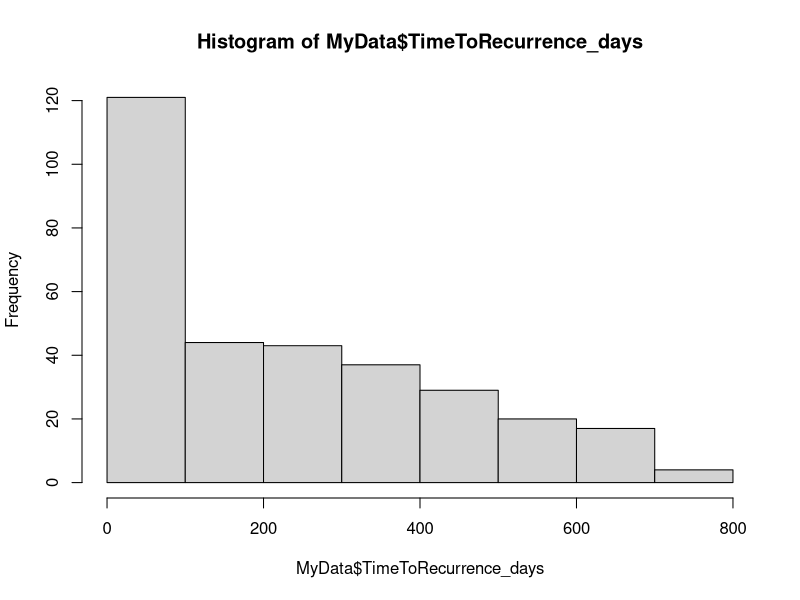
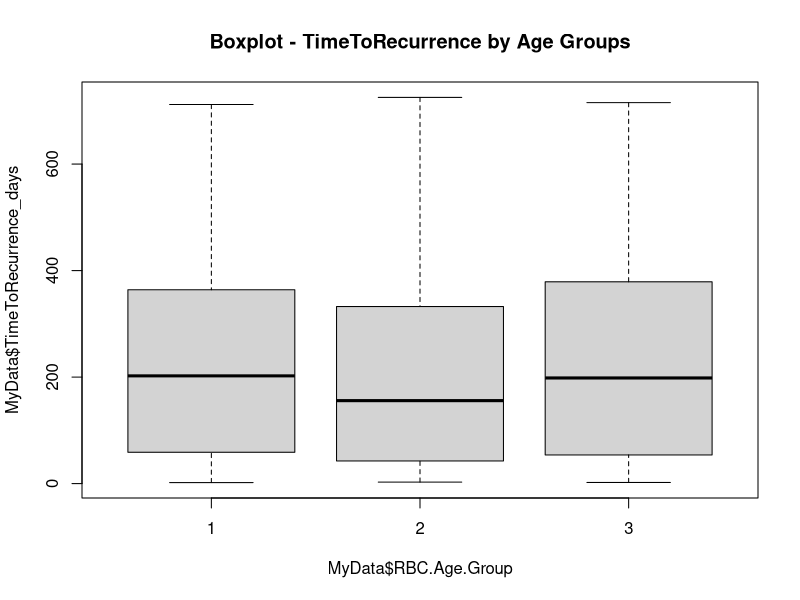
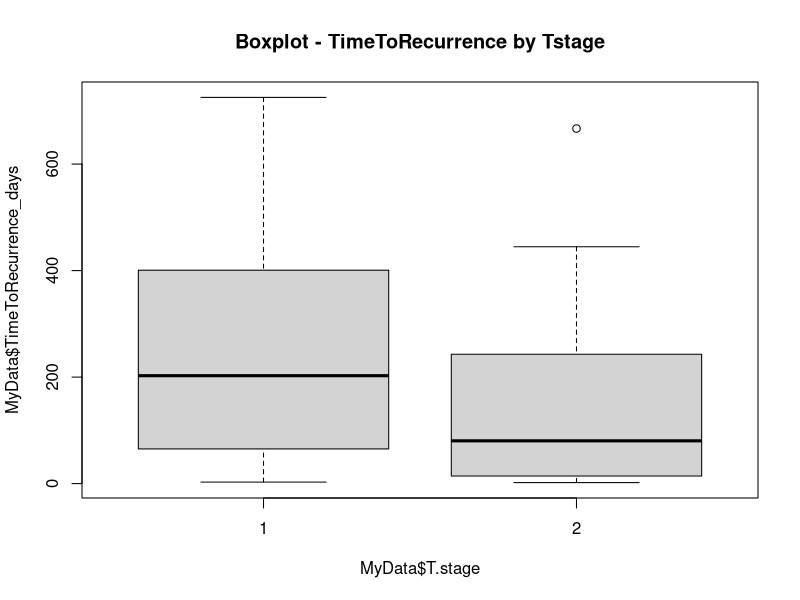
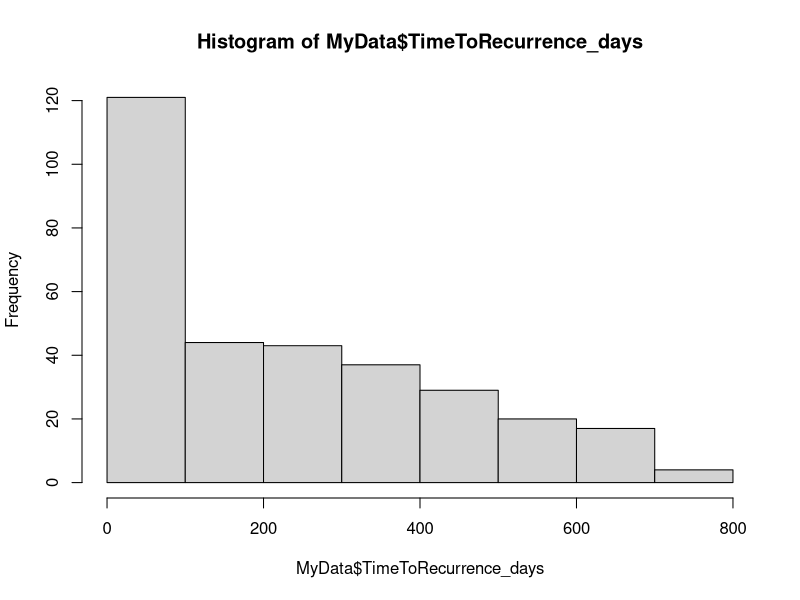
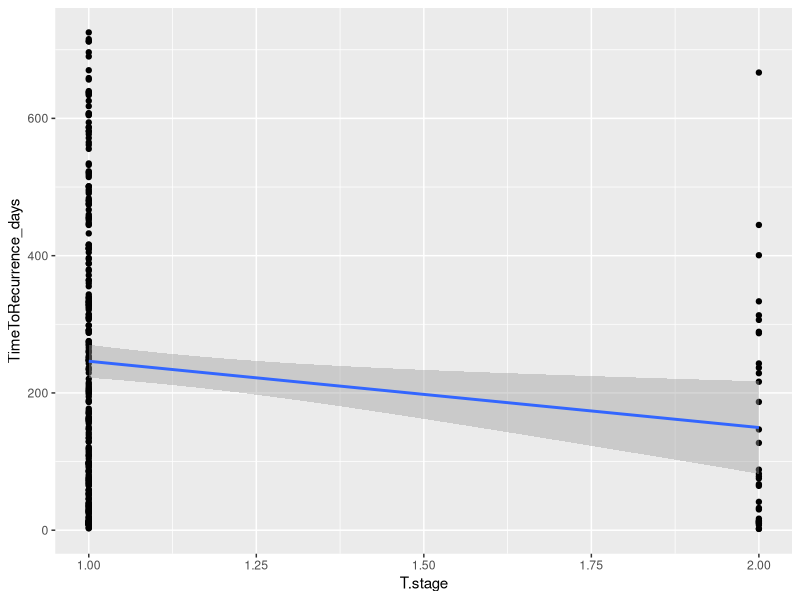

The R script that drew these images, in order: (Note: this script raises an error after producing the figures.)
#----GROUP 3-------------------------####
# Date:  2024-09-12       
# Author:  The members of GROUP 3: Siren Hovland, Hildegunn Frønningen, Marianne Hannisdal      
# Filename: analyzing_the_data.R    
# Description: Analyzing the data
#               
#               
# Project: Exam
#-------------------------------------------###




# Analyzing the data ----

# Importing data and libraries----
# Importing relevant packages
library(tidyverse)
library(here)
library(readxl)

# Reading the file
MyData <- read_delim(here("DATA","tidy_adjust_exam_dataset.txt"))


## Was the time to recurrence different for various `RBC.Age.Group` levels?----

### Calculating max and min values for TimeToRecurrence_days by RBC.Age.Group 
MyData %>%
  select(RBC.Age.Group, TimeToRecurrence_days) %>%
  mutate(TimeToRecurrence_days = as.numeric(TimeToRecurrence_days)) %>%
  group_by(RBC.Age.Group) %>% 
  summarise(min(TimeToRecurrence_days, na.rm = T), max(TimeToRecurrence_days, na.rm = T))


### Calculating the mean value for TimeToRecurrence_days by RBC.Age.Group 
MyData %>% 
  group_by(RBC.Age.Group) %>% 
  summarise(mean(TimeToRecurrence_days, na.rm = T))


### Normal distribution or not by using histogram?

hist(MyData$TimeToRecurrence_days)
dev.copy(png,filename="RESULTS/histogram.png"); #Saving the displayed plot
dev.off ();

### The TimeToRecurrence is not normally distributed so T test is not relevant. 

### Drawing a boxplot 

boxplot((MyData$TimeToRecurrence_days ~ MyData$RBC.Age.Group), na.rm = T, main="Boxplot - TimeToRecurrence by Age Groups")
dev.copy(png, filename = "RESULTS/Boxplot_TimeToRecurrence_by_RBC_Age_group.png")
# Saving the displayed plot
dev.off()

### Anova. Might work even if the data are not normally distributed 

ANOVAresult <-
  MyData %>% 
  mutate(TimeToRecurrence_days = log(TimeToRecurrence_days)) %>%
  aov(TimeToRecurrence_days~RBC.Age.Group, data = .)

ANOVAresult %>%
  summary()

### The P-value (Pr(>F))= 0.755. Not a statistically significant difference but a numeric difference. 

### Kruskal-Wallis Test 

kruskal.test(TimeToRecurrence_days~RBC.Age.Group, data = MyData)
# a P-value og 0,592 is not significant.
# there is a numerical value that is not statistically significant. 


## - Was the time to recurrence different for various `T.Stage` levels? ----


TimeToRec_strat_by_Tstage <- MyData %>% 
  group_by(T.stage) %>% 
  summarise(
    max_TimeToRec = max(TimeToRecurrence_days, na.rm = T),
    min_TimeToRec = min(TimeToRecurrence_days, na.rm = T),
    mean_TimeToRec = mean(TimeToRecurrence_days, na.rm = T),
    std_dev_TimeToRec = sd(TimeToRecurrence_days, na.rm = T)
  )

TimeToRec_strat_by_Tstage

# The mean time to recurrence was clealy different between the two T-stage groups.
# For patients with T-stage 1 the mean time to recurrence was 246 (Std.dev 204) days. 
# For patients with T-Stage 2 the mean time to recurrence was only 150 (std.dev 159) days.  
# The differende can altso be wiaualised by a boxplot 
boxplot((MyData$TimeToRecurrence_days ~ MyData$T.stage), na.rm = T, main="Boxplot - TimeToRecurrence by Tstage")

dev.copy(png, filename = "RESULTS/Boxplot_TimeToRecurrence_by_Tstage.png")
# Saving the displayed plot
dev.off()


# histogram only shows that the time to recurrence is not normally distributed, 
# it does not tell if the two different groups are normally distibuted. 
hist(MyData$TimeToRecurrence_days) 

# using the Kruskal-Wallis Test 
kruskal.test(TimeToRecurrence_days~T.stage, data = MyData)
# a P-value of 0,0048 is clearly statistically significant. 

# -Only for persons with `T.Stage == 1`

TimeToRec_strat_by_Tstage_1 <- MyData %>% 
  filter(T.stage == 1) %>%
  group_by(T.stage) %>% 
  summarise(
    max_TimeToRec = max(TimeToRecurrence_days, na.rm = T),
    min_TimeToRec = min(TimeToRecurrence_days, na.rm = T),
    mean_TimeToRec = mean(TimeToRecurrence_days, na.rm = T),
    std_dev_TimeToRec = sd(TimeToRecurrence_days, na.rm = T)
  )

# TimeToRec_strat_by_Tstage_1


#- Only for persons with `Median.RBC.Age == 25`

TimeToRec_strat_by_Median.RBC.Age <- MyData %>% 
  filter(Median.RBC.Age == 25) %>%
  group_by(T.stage) %>% 
  summarise(
    max_TimeToRec = max(TimeToRecurrence_days, na.rm = T),
    min_TimeToRec = min(TimeToRecurrence_days, na.rm = T),
    mean_TimeToRec = mean(TimeToRecurrence_days, na.rm = T),
    std_dev_TimeToRec = sd(TimeToRecurrence_days, na.rm = T)
  )

TimeToRec_strat_by_Median.RBC.Age


#- Only for persons with `TimeToReccurence` later than 4 weeks

TimeToRec_strat_by_later_than_4_Weeks <- MyData %>% 
  filter(TimeToRecurrence_days >= 28) %>%
  group_by(T.stage) %>% 
  summarise(
    max_TimeToRec = max(TimeToRecurrence_days, na.rm = T),
    min_TimeToRec = min(TimeToRecurrence_days, na.rm = T),
    mean_TimeToRec = mean(TimeToRecurrence_days, na.rm = T),
    std_dev_TimeToRec = sd(TimeToRecurrence_days, na.rm = T)
  )

TimeToRec_strat_by_later_than_4_Weeks

#- Only for persons recruited in `Hosp1` and `Tvol == 2`

TimeToRec_for_Hosp1_Tvol_2  <- MyData %>% 
  filter(Hospital == "Hosp1") %>%
  group_by(T.stage) %>% 
  summarise(
    max_TimeToRec = max(TimeToRecurrence_days, na.rm = T),
    min_TimeToRec = min(TimeToRecurrence_days, na.rm = T),
    mean_TimeToRec = mean(TimeToRecurrence_days, na.rm = T),
    std_dev_TimeToRec = sd(TimeToRecurrence_days, na.rm = T)
  )
TimeToRec_for_Hosp1_Tvol_2


# Illustarted by ggplots

MyData %>% 
  ggplot(aes(x = T.stage, y = TimeToRecurrence_days)) +
  geom_point() + 
  geom_smooth(method = "lm")  

# Calculate correlation and handle NA values by excluding them
correlation <- cor(MyData$TimeToRecurrence_days, MyData$T.stage, use = "complete.obs")
print(correlation) # Calculated value -0.1517019. 

#Time to recurrence is 15 % longer in those with T stage 1 than T stage 2.  


## - Did having `AdjRadTherapy` affected time to recurrence? ----

# Exploring: See unique values in the AdjRadTherapy column
unique_values <- unique(MyData$AdjRadTherapy)
print(unique_values) # only 0 and 1

# Count the frequency of each value in the AdjRadTherapy column
frequency_table <- table(MyData$AdjRadTherapy)
print(frequency_table) # AdjRadTherapy==1 only occured once, rest was 0

# Calculate mean time to recurrence for both groups
mean_time_to_recurrence <- MyData %>%
  group_by(AdjRadTherapy) %>%
  summarise(
    MeanTimeToRecurrence = mean(TimeToRecurrence_days, na.rm = TRUE),
    .groups = 'drop'
  )

# Print the results
print(mean_time_to_recurrence)

# Subset data for t-test
time_recurrence_0 <- MyData %>%
  filter(AdjRadTherapy == 0) %>%
  pull(TimeToRecurrence_days)

time_recurrence_1 <- MyData %>%
  filter(AdjRadTherapy == 1) %>%
  pull(TimeToRecurrence_days)

# Perform two-sided t-test
t_test_result <- t.test(time_recurrence_1, time_recurrence_0, alternative = "two.sided", na.rm = TRUE) 
# Error in t.test.default(time_recurrence_1, time_recurrence_0, alternative = "two.sided",  : not enough 'x' observations

# Perform one-sided t-test to see if the mean time to recurrence is greater for AdjRadTherapy == 1
t_test_result <- t.test(time_recurrence_1, time_recurrence_0, alternative = "greater", na.rm = TRUE)
# Error: not enough 'x' observations

# Print the results of the t-test
print(t_test_result) #No result due to error

# What about AnyAdjTherapy in stead of AdjRadTherapy?

# Count the frequency of each value
frequency_table <- table(MyData$AnyAdjTherapy)
print(frequency_table) #7 observations of 1, rest 0

# Assuming AnyAdjTherapy is also a binary indicator (0 and 1)
mean_time_to_recurrence_anyadj <- MyData %>%
  group_by(AnyAdjTherapy) %>%
  summarise(
    MeanTimeToRecurrence = mean(TimeToRecurrence_days, na.rm = TRUE),
    .groups = 'drop'
  )

# Print the results
print(mean_time_to_recurrence_anyadj)

# Subset data for t-test
time_recurrence_any_0 <- MyData %>%
  filter(AnyAdjTherapy == 0) %>%
  pull(TimeToRecurrence_days)

time_recurrence_any_1 <- MyData %>%
  filter(AnyAdjTherapy == 1) %>%
  pull(TimeToRecurrence_days)

# Perform one-sided t-test to see if the mean time to recurrence is greater for AnyAdjTherapy == 1
t_test_result_any <- t.test(time_recurrence_any_1, time_recurrence_any_0, alternative = "greater", na.rm = TRUE)

# Print the results of the t-test
print(t_test_result_any) #p-value = 0.7421 No significant difference in mean due to power



## - Did those that had recurrence had also larger `TVol` values than those without recurrence? ----

# Count the frequency of each value
frequency_table <- table(MyData$TVol)
print(frequency_table) # Tvol 1 counted 64, Tvol 2 counted 153, Tvol 1 counted 93

MyData %>%
  count (Recurrence, T.stage)

# Create a table of counts for 'Tvol' and 'Recurrence' and printing the results
table_result <- table(MyData$TVol, MyData$Recurrence)
print(table_result)


table_with_NA <- table(MyData$TVol, MyData$Recurrence, useNA = "ifany")
print(table_with_NA)
